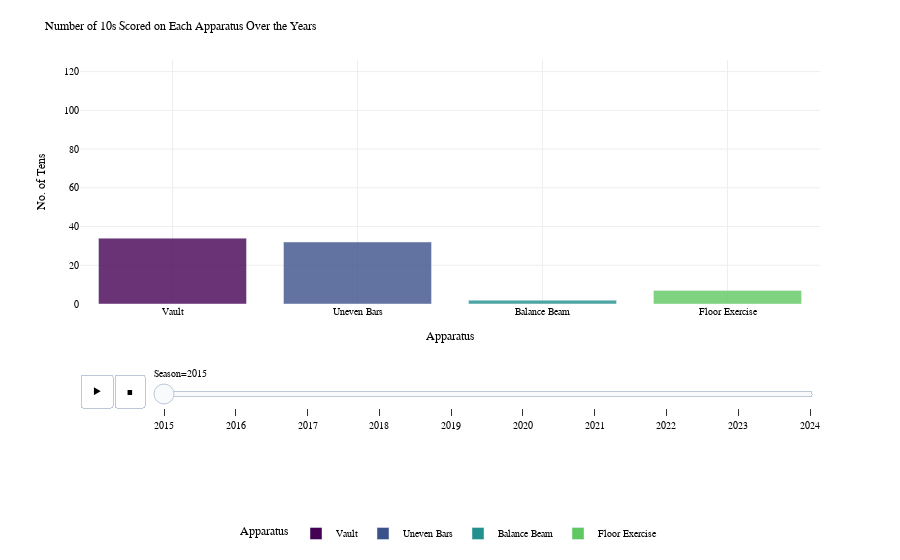

Notebook code for this chart:
### Markdown cell above
By the looks of the above plot, it seems like there isn't that much difference in the likelihood of scoring a 10 on any particular apparatus, although there is a slight advantage on Floor Exercise. 

The sizes of the slices, however, tell a different story. It suggests there are trends; in some seasons it is easier to achieve perfection on one apparatus and in others another.

It would be interesting to explore how these trends change from year to year in some sort of amusing animated plot.

### Code cell
# Making an animated plot to show the number of 10s scored on each apparatus over the years

# Sample distinct colors from the Viridis color scale
num_colors = len(tenniest_apparatus_per_year['Apparatus'].unique())
viridis_colors = px.colors.sample_colorscale(px.colors.sequential.Viridis, [i/num_colors for i in range(num_colors)])

tenniest_apparatus_py = px.bar(tenniest_apparatus_per_year, 
                x="Apparatus", 
                y="No. of Tens", 
                animation_frame="Season",       
                color="Apparatus", 
                hover_name="Apparatus",
                range_y=[0, tenniest_apparatus_per_year["No. of Tens"].max()], # Set the y-axis range
                color_discrete_sequence=viridis_colors,
                opacity=0.8
            )

# Customize the layout
tenniest_apparatus_py.update_layout(
    title="Number of 10s Scored on Each Apparatus Over the Years",
    title_font=dict(size=12, family='Helvetica', color='black'),
    xaxis_title="Apparatus",
    xaxis_title_font=dict(size=12, family='Helvetica', color='black'),
    yaxis_title="No. of Tens",
    yaxis_title_font=dict(size=12, family='Helvetica', color='black'),
    legend_title="Apparatus",
    legend_title_font=dict(size=12, family='Helvetica', color='black'),
    font=dict(size=10, family='Helvetica', color='black'),
    plot_bgcolor='white',  # Set plot background to white
    paper_bgcolor='white',  # Set paper background to white
    xaxis=dict(
        gridcolor='#EEEEEE'  # Set x-axis grid lines to light grey
    ),
    yaxis=dict(
        gridcolor='#EEEEEE'  # Set y-axis grid lines to light grey
    ),
    legend=dict(
        orientation="h",  #horizontal legend
        yanchor="bottom",  
        y=-1,  
        xanchor="center",  
        x=0.5  
    )
)
# Export the plot to html file
tenniest_apparatus_py.write_html("../docs/figures/tenniest_apparatus_per_year.html")

# Show the plot
tenniest_apparatus_py

### Figure 1 — Plotly figure (JSON) as saved in the notebook; plotly's stock layout.template omitted (floating-point values rounded to 4 significant figures)
{"data": [{"alignmentgroup": "True", "hovertemplate": "<b>%{hovertext}</b><br><br>Apparatus=%{x}<br>Season=2015<br>No. of Tens=%{y}<extra></extra>", "hovertext": ["Vault"], "legendgroup": "Vault", "marker": {"color": "rgb(68, 1, 84)", "opacity": 0.8, "pattern": {"shape": ""}}, "name": "Vault", "offsetgroup": "Vault", "orientation": "v", "showlegend": true, "textposition": "auto", "type": "bar", "x": ["Vault"], "xaxis": "x", "y": [34], "yaxis": "y"}, {"alignmentgroup": "True", "hovertemplate": "<b>%{hovertext}</b><br><br>Apparatus=%{x}<br>Season=2015<br>No. of Tens=%{y}<extra></extra>", "hovertext": ["Uneven Bars"], "legendgroup": "Uneven Bars", "marker": {"color": "rgb(59, 81, 138)", "opacity": 0.8, "pattern": {"shape": ""}}, "name": "Uneven Bars", "offsetgroup": "Uneven Bars", "orientation": "v", "showlegend": true, "textposition": "auto", "type": "bar", "x": ["Uneven Bars"], "xaxis": "x", "y": [32], "yaxis": "y"}, {"alignmentgroup": "True", "hovertemplate": "<b>%{hovertext}</b><br><br>Apparatus=%{x}<br>Season=2015<br>No. of Tens=%{y}<extra></extra>", "hovertext": ["Balance Beam"], "legendgroup": "Balance Beam", "marker": {"color": "rgb(34, 144, 140)", "opacity": 0.8, "pattern": {"shape": ""}}, "name": "Balance Beam", "offsetgroup": "Balance Beam", "orientation": "v", "showlegend": true, "textposition": "auto", "type": "bar", "x": ["Balance Beam"], "xaxis": "x", "y": [2], "yaxis": "y"}, {"alignmentgroup": "True", "hovertemplate": "<b>%{hovertext}</b><br><br>Apparatus=%{x}<br>Season=2015<br>No. of Tens=%{y}<extra></extra>", "hovertext": ["Floor Exercise"], "legendgroup": "Floor Exercise", "marker": {"color": "rgb(96, 200, 96)", "opacity": 0.8, "pattern": {"shape": ""}}, "name": "Floor Exercise", "offsetgroup": "Floor Exercise", "orientation": "v", "showlegend": true, "textposition": "auto", "type": "bar", "x": ["Floor Exercise"], "xaxis": "x", "y": [7], "yaxis": "y"}], "layout": {"barmode": "relative", "font": {"color": "black", "family": "Helvetica", "size": 10}, "legend": {"orientation": "h", "title": {"font": {"color": "black", "family": "Helvetica", "size": 12}, "text": "Apparatus"}, "tracegroupgap": 0, "x": 0.5, "xanchor": "center", "y": -1, "yanchor": "bottom"}, "margin": {"t": 60}, "paper_bgcolor": "white", "plot_bgcolor": "white", "sliders": [{"active": 0, "currentvalue": {"prefix": "Season="}, "len": 0.9, "pad": {"b": 10, "t": 60}, "steps": [{"args": [["2015"], {"frame": {"duration": 0, "redraw": true}, "fromcurrent": true, "mode": "immediate", "transition": {"duration": 0, "easing": "linear"}}], "label": "2015", "method": "animate"}, {"args": [["2016"], {"frame": {"duration": 0, "redraw": true}, "fromcurrent": true, "mode": "immediate", "transition": {"duration": 0, "easing": "linear"}}], "label": "2016", "method": "animate"}, {"args": [["2017"], {"frame": {"duration": 0, "redraw": true}, "fromcurrent": true, "mode": "immediate", "transition": {"duration": 0, "easing": "linear"}}], "label": "2017", "method": "animate"}, {"args": [["2018"], {"frame": {"duration": 0, "redraw": true}, "fromcurrent": true, "mode": "immediate", "transition": {"duration": 0, "easing": "linear"}}], "label": "2018", "method": "animate"}, {"args": [["2019"], {"frame": {"duration": 0, "redraw": true}, "fromcurrent": true, "mode": "immediate", "transition": {"duration": 0, "easing": "linear"}}], "label": "2019", "method": "animate"}, {"args": [["2020"], {"frame": {"duration": 0, "redraw": true}, "fromcurrent": true, "mode": "immediate", "transition": {"duration": 0, "easing": "linear"}}], "label": "2020", "method": "animate"}, {"args": [["2021"], {"frame": {"duration": 0, "redraw": true}, "fromcurrent": true, "mode": "immediate", "transition": {"duration": 0, "easing": "linear"}}], "label": "2021", "method": "animate"}, {"args": [["2022"], {"frame": {"duration": 0, "redraw": true}, "fromcurrent": true, "mode": "immediate", "transition": {"duration": 0, "easing": "linear"}}], "label": "2022", "method": "animate"}, {"args": [["2023"], {"frame": {"duration": 0, "redraw": true}, "fromcurrent": true, "mode": "immediate", "transition": {"duration": 0, "easing": "linear"}}], "label": "2023", "method": "animate"}, {"args": [["2024"], {"frame": {"duration": 0, "redraw": true}, "fromcurrent": true, "mode": "immediate", "transition": {"duration": 0, "easing": "linear"}}], "label": "2024", "method": "animate"}], "x": 0.1, "xanchor": "left", "y": 0, "yanchor": "top"}], "title": {"font": {"color": "black", "family": "Helvetica", "size": 12}, "text": "Number of 10s Scored on Each Apparatus Over the Years"}, "updatemenus": [{"buttons": [{"args": [null, {"frame": {"duration": 500, "redraw": true}, "fromcurrent": true, "mode": "immediate", "transition": {"duration": 500, "easing": "linear"}}], "label": "&#9654;", "method": "animate"}, {"args": [[null], {"frame": {"duration": 0, "redraw": true}, "fromcurrent": true, "mode": "immediate", "transition": {"duration": 0, "easing": "linear"}}], "label": "&#9724;", "method": "animate"}], "direction": "left", "pad": {"r": 10, "t": 70}, "showactive": false, "type": "buttons", "x": 0.1, "xanchor": "right", "y": 0, "yanchor": "top"}], "xaxis": {"anchor": "y", "categoryarray": ["Vault", "Uneven Bars", "Balance Beam", "Floor Exercise"], "categoryorder": "array", "domain": [0, 1], "gridcolor": "#EEEEEE", "title": {"font": {"color": "black", "family": "Helvetica", "size": 12}, "text": "Apparatus"}}, "yaxis": {"anchor": "x", "domain": [0, 1], "gridcolor": "#EEEEEE", "range": [0, 126], "title": {"font": {"color": "black", "family": "Helvetica", "size": 12}, "text": "No. of Tens"}}}}
